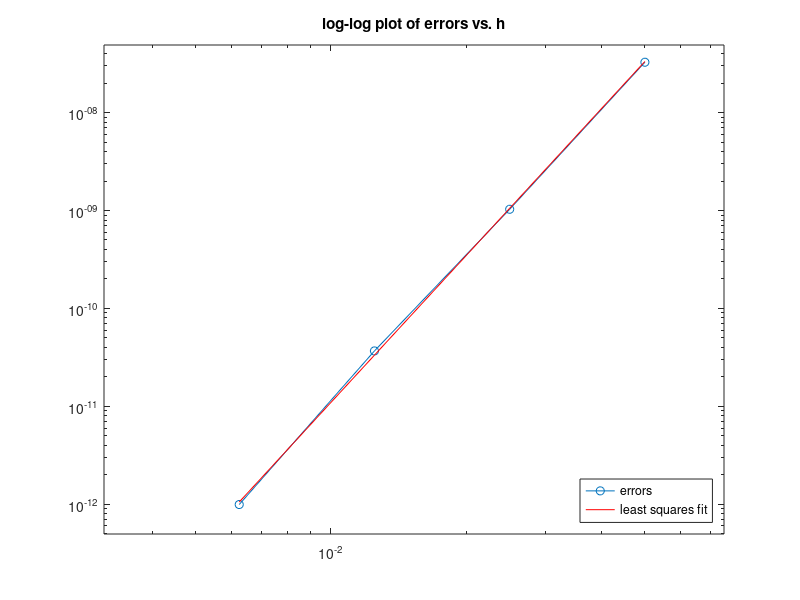

Source code (MATLAB):
m = 160;
h = 1/m;
x = 0:h:1;
% f(x)=exp(x);
% uture(x)=exp(x) + (-5-exp(0))*(x - 1) + 1 - exp(1);
a=8-exp(1);
b=1;
u=zeros(length(x),1); 

A=(-30*eye(length(x)-2)+diag(16*ones(1,length(x)-3),1)+diag(16*ones(1,length(x)-3),-1)-diag(ones(1,length(x)-4),-2)-diag(ones(1,length(x)-4),2))/(12*h^2);
A(1,1:4)=[-20,6,4,-1]/(12*h^2);
A(end,end-3:end)=[-1,4,6,-20]/(12*h^2);
%設定A矩陣

F=exp(x);
F(2)=exp(1/m)-(11*a)/(12*h^2);
F(3)=exp(2/m)+a/(12*h^2);
F(end-2)=exp(1-2/m)+b/(12*h^2);
F(end-1)=exp(1-1/m)-(11*b)/(12*h^2);
F2=F';
F2(1,:)=[];
F2(end,:)=[];
U = A\F2;
U2 = [a;U;b];


% plot(x,U2,'.g',x,exp(x) + (-5-exp(0))*(x - 1) + 1 - exp(1))
% title('Solution with 161 grid points')
% xlabel('Distance x')
% ylabel('u(x)')

ana=exp(x) + (-5-exp(0))*(x - 1) + 1 - exp(1);
error=abs(U2'-ana);
l_2norm = sqrt((1/m)*sum(error.*error));

hval = [1/20, 1/40, 1/80, 1/160];
E = [3.27E-08, 1.03E-09, 3.68E-11, 9.93E-13];
h = hval';
E2 = E';
ntest = length(h);
loglog(h,E2,'o-')
axis([.5*min(h) 1.5*max(h)  .5*min(E) 1.5*max(E)])
title('log-log plot of errors vs. h')

Ap = ones(ntest,2);
Ap(:,2) = log(h);
bp = log(E2);
Kp = Ap\bp; % K + p*log(h) = log(E2), E2 = exp(K)*h.^p
K = Kp(1);
p = Kp(2);
disp(sprintf('Least squares fit gives E(h) = %g * h^%g',exp(K),p))
 
% add graph of this line to loglog plot:
hold on
err1 = exp(K)*h.^p;
loglog(h,err1,'r')
legend('errors', 'least squares fit','Location','SouthEast')
hold off
